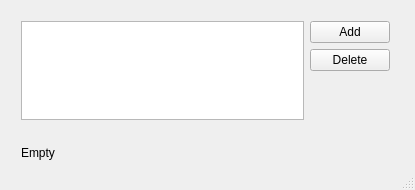
<?xml version="1.0" encoding="UTF-8"?>
<ui version="4.0">
 <class>AddressBookClass</class>
 <widget class="QMainWindow" name="AddressBookClass">
  <property name="geometry">
   <rect>
    <x>0</x>
    <y>0</y>
    <width>415</width>
    <height>190</height>
   </rect>
  </property>
  <property name="windowTitle">
   <string>AddressBook</string>
  </property>
  <widget class="QWidget" name="centralWidget">
   <widget class="QWidget" name="layoutWidget">
    <property name="geometry">
     <rect>
      <x>10</x>
      <y>10</y>
      <width>391</width>
      <height>161</height>
     </rect>
    </property>
    <layout class="QGridLayout" name="gridLayout">
     <item row="0" column="1">
      <layout class="QVBoxLayout" name="verticalLayout">
       <item>
        <widget class="QPushButton" name="addButton">
         <property name="text">
          <string>Add</string>
         </property>
        </widget>
       </item>
       <item>
        <widget class="QPushButton" name="deleteButton">
         <property name="text">
          <string>Delete</string>
         </property>
        </widget>
       </item>
       <item>
        <spacer name="verticalSpacer">
         <property name="orientation">
          <enum>Qt::Vertical</enum>
         </property>
         <property name="sizeHint" stdset="0">
          <size>
           <width>20</width>
           <height>40</height>
          </size>
         </property>
        </spacer>
       </item>
      </layout>
     </item>
     <item row="1" column="0">
      <widget class="QLabel" name="nameLabel">
       <property name="text">
        <string>&lt;No Item Selected&gt;</string>
       </property>
      </widget>
     </item>
     <item row="0" column="0">
      <widget class="QListWidget" name="addressList"/>
     </item>
     <item row="2" column="0">
      <widget class="QLabel" name="emailLabel">
       <property name="text">
        <string>Empty</string>
       </property>
      </widget>
     </item>
    </layout>
   </widget>
  </widget>
  <widget class="QStatusBar" name="statusBar"/>
 </widget>
 <layoutdefault spacing="6" margin="11"/>
 <resources>
  <include location="AddressBook.qrc"/>
 </resources>
 <connections/>
</ui>
